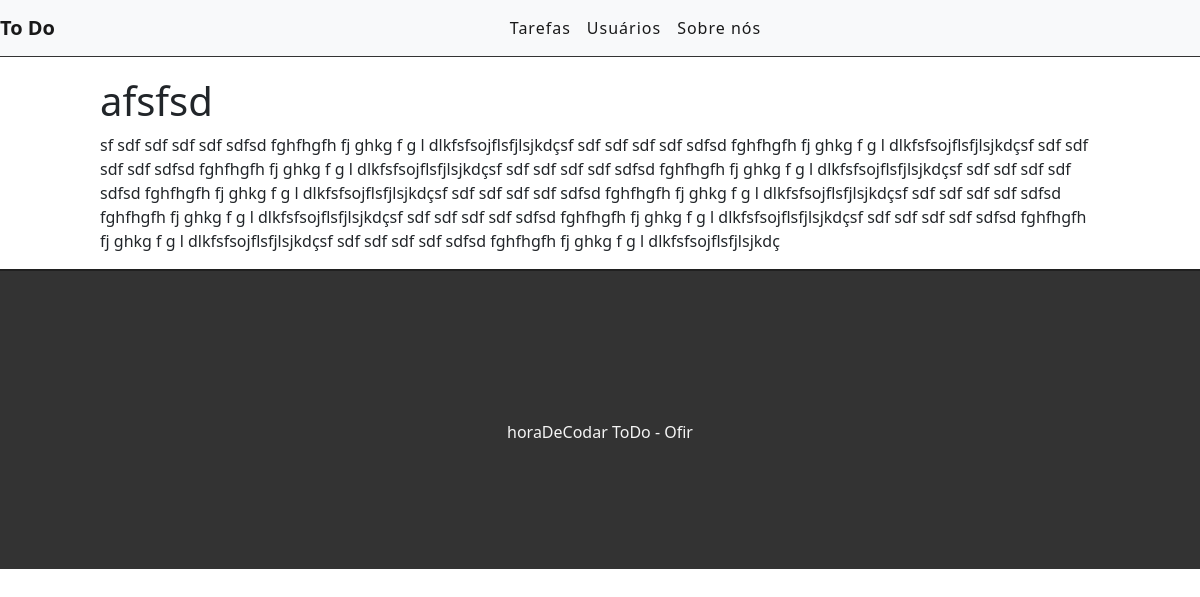
Page /task/22 on the committed database.
### tasks/models.py (models this page shows, shortened)
class Task(models.Model):
    STATUS = (
        ('doing', 'Fazendo'),
        ('done', 'Feito')
    )
    title = models.CharField(max_length=255)
    description = models.TextField()
    done = models.CharField(
        max_length=7,
        choices=STATUS,
    )
    created_at = models.DateTimeField(auto_now_add=True)
    update_at = models.DateTimeField(auto_now=True)

### tasks/views.py (the view)
# urls.py: path('task/<int:id>', views.taskView, name="task-view"),
def taskView(request, id):
    task = get_object_or_404(Task, pk=id)
    return render(request, 'tasks/task.html', {'task': task})

### tasks/templates/tasks/task.html (shortened to what this page needs)
{% extends 'base.html' %}
{% block content %}
<div class="offset-1 col-10 list-div">
    <h1>{{task.title}}</h1>
    <p>{{task.description}}</p>
</div>
{% endblock %}

### tasks/static/css/styles.css (style rules this page uses)
.list-div { padding: 0; }

### rows in the picture
Task: title "afsfsd", description "sf sdf sdf sdf sdf sdfsd fghfhgfh fj ghkg f g l dlkfsfsojflsfjlsjkdçsf sdf sdf sdf sdf sdfsd fghfhgfh fj ghkg f g l dlkfsfsojflsfjlsjkdçsf sdf sdf sdf sdf sdfsd fghfhgfh fj ghkg f g l dlkfsfsojflsfjlsjkdçsf sdf sdf sdf sdf sdfsd fghfhgfh fj ghkg f g l dlkfsfsojflsfjlsjkdçsf sdf sdf sdf sdf sdfsd fghfhgfh fj ghkg f g l dlkfsfsojflsfjlsjkdçsf sdf sdf sdf sdf sdfsd fghfhgfh fj ghkg f g l dlkfsfsojflsfjlsjkdçsf sdf sdf sdf sdf sdfsd fghfhgfh fj ghkg f g l dlkfsfsojflsfjlsjkdçsf sdf sdf sdf sdf sdfsd fghfhgfh fj ghkg f g l dlkfsfsojflsfjlsjkdçsf sdf sdf sdf sdf sdfsd fghfhgfh fj ghkg f g l dlkfsfsojflsfjlsjkdçsf sdf sdf sdf sdf sdfsd fghfhgfh fj ghkg f g l dlkfsfsojflsfjlsjkdç"
